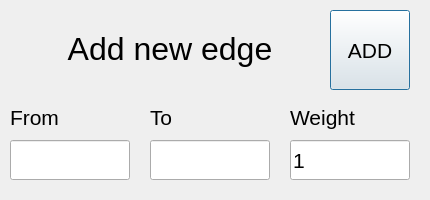
<?xml version="1.0" encoding="UTF-8"?>
<ui version="4.0">
 <class>AddNewEdgeWindow</class>
 <widget class="QDialog" name="AddNewEdgeWindow">
  <property name="geometry">
   <rect>
    <x>0</x>
    <y>0</y>
    <width>430</width>
    <height>200</height>
   </rect>
  </property>
  <property name="windowTitle">
   <string>Add edge</string>
  </property>
  <widget class="QLabel" name="toLabel">
   <property name="geometry">
    <rect>
     <x>150</x>
     <y>90</y>
     <width>120</width>
     <height>40</height>
    </rect>
   </property>
   <property name="font">
    <font>
     <pointsize>16</pointsize>
    </font>
   </property>
   <property name="text">
    <string>To</string>
   </property>
   <property name="alignment">
    <set>Qt::AlignBottom|Qt::AlignLeading|Qt::AlignLeft</set>
   </property>
  </widget>
  <widget class="QLabel" name="weightLabel">
   <property name="geometry">
    <rect>
     <x>290</x>
     <y>90</y>
     <width>120</width>
     <height>40</height>
    </rect>
   </property>
   <property name="font">
    <font>
     <pointsize>16</pointsize>
    </font>
   </property>
   <property name="text">
    <string>Weight</string>
   </property>
   <property name="alignment">
    <set>Qt::AlignBottom|Qt::AlignLeading|Qt::AlignLeft</set>
   </property>
  </widget>
  <widget class="QLineEdit" name="toLine">
   <property name="geometry">
    <rect>
     <x>150</x>
     <y>140</y>
     <width>120</width>
     <height>40</height>
    </rect>
   </property>
   <property name="font">
    <font>
     <pointsize>16</pointsize>
    </font>
   </property>
  </widget>
  <widget class="QLabel" name="windowTitleLabel">
   <property name="geometry">
    <rect>
     <x>20</x>
     <y>19</y>
     <width>300</width>
     <height>60</height>
    </rect>
   </property>
   <property name="font">
    <font>
     <pointsize>24</pointsize>
    </font>
   </property>
   <property name="text">
    <string>Add new edge</string>
   </property>
   <property name="alignment">
    <set>Qt::AlignCenter</set>
   </property>
  </widget>
  <widget class="QLabel" name="fromLabel">
   <property name="geometry">
    <rect>
     <x>10</x>
     <y>90</y>
     <width>120</width>
     <height>40</height>
    </rect>
   </property>
   <property name="font">
    <font>
     <pointsize>16</pointsize>
    </font>
   </property>
   <property name="text">
    <string>From</string>
   </property>
   <property name="alignment">
    <set>Qt::AlignBottom|Qt::AlignLeading|Qt::AlignLeft</set>
   </property>
  </widget>
  <widget class="QLineEdit" name="fromLine">
   <property name="geometry">
    <rect>
     <x>10</x>
     <y>140</y>
     <width>120</width>
     <height>40</height>
    </rect>
   </property>
   <property name="font">
    <font>
     <pointsize>16</pointsize>
    </font>
   </property>
  </widget>
  <widget class="QPushButton" name="addNewEdgeBtn">
   <property name="geometry">
    <rect>
     <x>330</x>
     <y>10</y>
     <width>80</width>
     <height>80</height>
    </rect>
   </property>
   <property name="font">
    <font>
     <pointsize>16</pointsize>
    </font>
   </property>
   <property name="text">
    <string>ADD</string>
   </property>
  </widget>
  <widget class="QLineEdit" name="weightLine">
   <property name="geometry">
    <rect>
     <x>290</x>
     <y>140</y>
     <width>120</width>
     <height>40</height>
    </rect>
   </property>
   <property name="font">
    <font>
     <pointsize>16</pointsize>
    </font>
   </property>
   <property name="text">
    <string>1</string>
   </property>
  </widget>
 </widget>
 <resources/>
 <connections/>
</ui>
